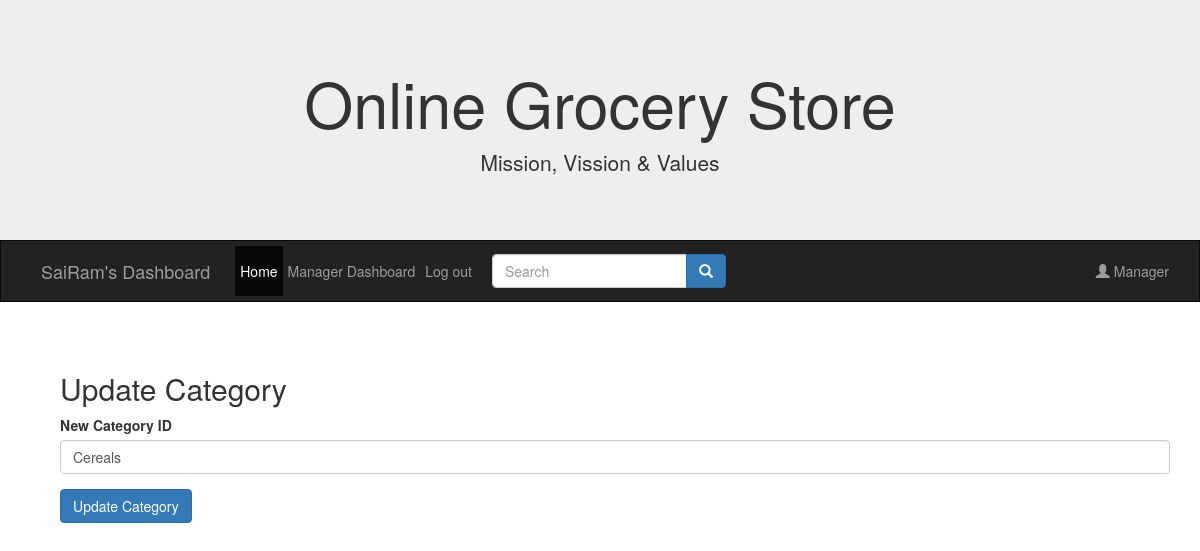
Screenshot of /update_category/Cereals (signed in) with the database file from the repository.
### website/models.py (models this page shows, shortened)
class User(db.Model, UserMixin):
    __tablename__ = 'user'
    id = db.Column(db.Integer, primary_key=True)
    email = db.Column(db.String(150), unique=True)
    password = db.Column(db.String(150))
    first_name = db.Column(db.String(150))
    category = db.relationship('Category')
    roles = db.relationship('Role', secondary=roles_users, backref='roled')

class Role(db.Model, RoleMixin):
    __tablename__ = 'role'
    id = db.Column(db.Integer(), primary_key=True)
    name = db.Column(db.String(80), unique=True)

class Category(db.Model):
    __tablename__ = 'category'
    id = db.Column(db.Integer, autoincrement=True, primary_key=True)
    category_id = db.Column(db.String, nullable=False)
    user_id = db.Column(db.Integer, db.ForeignKey('user.id'), nullable=False)
    products = db.relationship('Products', backref='category', lazy=True, cascade='all, delete-orphan', passive_deletes=True)

### website/views.py (the view, shortened to what this page needs)
@views.route('/update_category/<category_id>', methods=['GET', 'POST'])
@login_required
def update_category(category_id):
    category = Category.query.filter_by(
        category_id=category_id, user_id=current_user.id).first()
    if not category:
        flash('Category not found or you do not have permission to update it', 'danger')
        return redirect(url_for('views.display_categories'))
    return render_template('update_category.html', category=category, user=current_user)

### website/templates/update_category.html
{% extends "base.html" %} {% block title %}Home{% endblock %} {% block content
    %}
<div class="container">
    <h2>Update Category</h2>
    <form method="POST">
        <div class="form-group">
            <label for="new_category_id">New Category ID</label>
            <input type="text" class="form-control" id="new_category_id" name="new_category_id" value="{{ category.category_id }}" required>
        </div>
        <button type="submit" class="btn btn-primary">Update Category</button>
    </form>
</div>
{% endblock %}

### website/templates/base.html (shortened to what this page needs)
<!DOCTYPE html>
<html>
  <head>
    <link
      rel="stylesheet"
      href="https://stackpath.bootstrapcdn.com/bootstrap/4.4.1/css/bootstrap.min.css"
    />
    <link
      rel="stylesheet"
      href="https://stackpath.bootstrapcdn.com/font-awesome/4.7.0/css/font-awesome.min.css"
    />
    <link
      rel="stylesheet"
      href="https://maxcdn.bootstrapcdn.com/bootstrap/3.4.1/css/bootstrap.min.css"
    />
  </head>
  <body>
    <div class="jumbotron">
      <div class="container text-center">
        <h1>Online Grocery Store</h1>
        <p>Mission, Vission & Values</p>
      </div>
    </div>
    <nav class="navbar navbar-expand-lg navbar-inverse">
      <div class="container-fluid">
        <div class="collapse navbar-collapse" id="myNavbar">
          {% if user.is_authenticated %}
          <ul class="nav navbar-nav">
            <a class="navbar-brand" href="#"
              >{{ user.first_name }}'s Dashboard</a
            >
            <li class="nav-item active">
              <a class="nav-link" href="/">Home</a>
            </li>
            {% for role in user.roles %} {% if role.name == 'manager' %}
            <li class="nav-item">
              <a
                class="nav-link"
                href="{{ url_for('views.manager_dashboard') }}"
                >Manager Dashboard</a
              >
            </li>
            {% else %}
            <li class="nav-item">
              <a class="nav-link" href="/profile">Profile</a>
            </li>
            {% endif %} {% endfor %}
            <li class="nav-item">
              <a class="nav-link" href="/logout">Log out</a>
            </li>
          </ul>
          <form
            class="navbar-form navbar-left"
            action="{{ url_for('views.search') }}"
            method="GET"
          >
            <div class="input-group">
              <input
                type="text"
                class="form-control"
                placeholder="Search"
                name="query"
              />
              <div class="input-group-btn">
                <button class="btn btn-primary" type="submit">
                  <i class="glyphicon glyphicon-search"></i>
                </button>
              </div>
            </div>
          </form>
          <ul class="nav navbar-nav navbar-right">
            {% for role in user.roles %} {% if role.name == 'manager' %}
            <li class="nav-item">
              <a class="nav-link" href="/process_selection">
                <span class="glyphicon glyphicon-user"></span> Manager
              </a>
            </li>
            {% else %}
            <li class="nav-item">
              <a class="nav-link" href="/cart">
                <span class="glyphicon glyphicon-shopping-cart"></span> Cart
              </a>
            </li>
            {% endif %} {% endfor %}
          </ul>
          {% endif %}
        </div>
      </div>
    </nav>
    <div class="container">{% block content %} {% endblock %}</div>
  </body>
</html>

### website/templates/base.html (style rules this page uses)
.navbar { margin-bottom: 50px; border-radius: 0; }
.jumbotron { margin-bottom: 0; }

### rows the page displays
User: first_name "SaiRam"
Role: name "manager" (drawn)
Category: new_category_id "Cereals"
